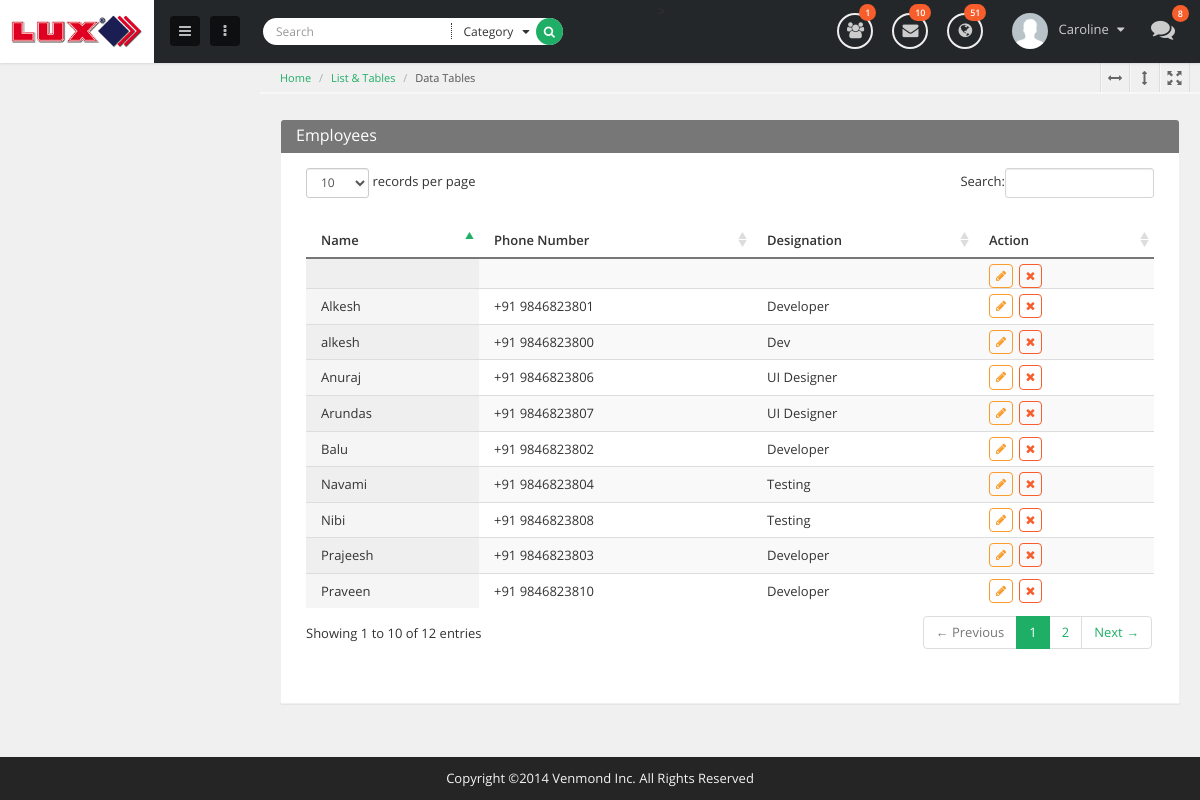
Screenshot of /employee_listing.php with the database file from the repository.
### tables this page shows
CREATE TABLE IF NOT EXISTS `employee` (
  `employee_id` int(11) NOT NULL AUTO_INCREMENT,
  `employee_name` varchar(50) NOT NULL,
  `employee_email_id` varchar(50) NOT NULL,
  `employee_address` longtext NOT NULL,
  `employee_phone` varchar(15) NOT NULL,
  `employee_sec_phone` varchar(50) NOT NULL,
  `employee_designation` varchar(50) NOT NULL,
  `employee_blood_group` varchar(5) NOT NULL,
  `employee_company_id` int(11) NOT NULL,
  `created_on` datetime NOT NULL DEFAULT CURRENT_TIMESTAMP,
  `updated_on` datetime NOT NULL DEFAULT CURRENT_TIMESTAMP ON UPDATE CURRENT_TIMESTAMP,
  PRIMARY KEY (`employee_id`),
  UNIQUE KEY `employee_email_id` (`employee_email_id`),
  UNIQUE KEY `employee_phone` (`employee_phone`),
  KEY `company_id` (`employee_company_id`),
  CONSTRAINT `company_id` FOREIGN KEY (`employee_company_id`) REFERENCES `company` (`company_id`)
);

### classes/db.php (called while the page is built, shortened)
<?php
class DB {
	public $db;
	public $username;
	public $password;
	public $host;
  function  __construct() {
   $this->host 		= 	constants::DB_HOST;
   $this->username 	= 	constants::DB_USER_NAME;
   $this->password 	= 	constants::DB_PASSWORD;
   $this->db		=	constants::DB_NAME;
  }
  function connect(){
      $con = mysqli_connect( $this->host, $this->username, $this->password, $this->db);
      return $con;
  }
	function executeQuery($query){
        $con = $this->connect();
        $result = mysqli_query($con,$query) or mysqli_error($con);
        return $result;
        }
}
?>

### employee_listing.php (the view, shortened to what this page needs)
<?php
require_once "classes/db.php";
$db = new DB();
$sql = "SELECT  * FROM `event_management`.`employee`";
$result = $db->executeQuery($sql);
?>
<!DOCTYPE html>
<html>
<head>
  <?php
    include('view/header.php');
  ?>
</head>
<body id="tables" class="full-layout  nav-right-hide nav-right-start-hide  nav-top-fixed      responsive    clearfix" data-active="tables "  data-smooth-scrolling="1">
<div class="vd_body">
<?php
  include('view/nav_header.php');
?>
<div class="content">
  <div class="container">
    <div class="vd_content-wrapper">
      <div class="vd_container">
        <div class="vd_content clearfix">
          <div class="vd_head-section clearfix">
            <div class="vd_panel-header">
              <ul class="breadcrumb">
                <li><a href="index-2.html">Home</a> </li>
                <li><a href="listtables-tables-variation.html">List &amp; Tables</a> </li>
                <li class="active">Data Tables</li>
              </ul>
              <div class="vd_panel-menu hidden-sm hidden-xs" data-intro="<strong>Expand Control</strong><br/>To expand content page horizontally, vertically, or Both. If you just need one button just simply remove the other button code." data-step=5  data-position="left">
    <div data-action="remove-navbar" data-original-title="Remove Navigation Bar Toggle" data-toggle="tooltip" data-placement="bottom" class="remove-navbar-button menu"> <i class="fa fa-arrows-h"></i> </div>
      <div data-action="remove-header" data-original-title="Remove Top Menu Toggle" data-toggle="tooltip" data-placement="bottom" class="remove-header-button menu"> <i class="fa fa-arrows-v"></i> </div>
      <div data-action="fullscreen" data-original-title="Remove Navigation Bar and Top Menu Toggle" data-toggle="tooltip" data-placement="bottom" class="fullscreen-button menu"> <i class="glyphicon glyphicon-fullscreen"></i> </div>
</div>
            </div>
          </div>
          <div class="vd_content-section clearfix">
            <div class="row">
              <div class="col-md-12">
                <div class="panel widget">
                  <div class="panel-heading vd_bg-grey">
                    <h3 class="panel-title">Employees</h3>
                  </div>
                  <div class="panel-body table-responsive">
                    <table class="table table-striped" id="data-tables">
                      <thead>
                        <tr>
                          <th>Name</th>
                          <th>Phone Number</th>
                          <th>Designation</th>
                          <th class='no-sort'>Action</th>
                        </tr>
                      </thead>
                      <tbody>
                        <?php
                      while ($row = mysqli_fetch_array($result)) {
                              echo '<tr class="odd gradeX">';
                              echo '<td>'.$row['employee_name'].'</td>';
                              echo '<td>'.$row['employee_phone'].'</td>';
                              echo '<td>'.$row['employee_designation'].'</td>';
                              $id=$row["employee_id"];
                              echo '<td class="menu-action"><a href=employee_edit.php?id='.$id.' data-original-title="edit" data-toggle="tooltip" data-placement="top" class="btn menu-icon vd_bd-yellow vd_yellow"> <i class="fa fa-pencil"></i> </a> <a href=employee_delete_conformation.php?id='.$id.' data-original-title="delete" data-toggle="tooltip" data-placement="top" class="btn menu-icon vd_bd-red vd_red"> <i class="fa fa-times"></i> </a></td>';
                              echo '</tr>';
                            }
                            ?>
                      </tbody>
                    </table>
                  </div>
                </div>
              </div>
            </div>
          </div>
        </div>
      </div>
    </div>
  </div>
</div>
<?php
include('view/footermain.php');
?>
</div>
</body>
</html>

### view/header.php (shortened to what this page needs)
   <link href="css/bootstrap.min.css" rel="stylesheet" type="text/css">
   <link href="css/font-awesome.min.css" rel="stylesheet" type="text/css">
   <link href="css/font-entypo.css" rel="stylesheet" type="text/css">
   <link href="css/fonts.css"  rel="stylesheet" type="text/css">
   <link href="plugins/jquery-ui/jquery-ui.custom.min.css" rel="stylesheet" type="text/css">
   <link href="plugins/prettyPhoto-plugin/css/prettyPhoto.css" rel="stylesheet" type="text/css">
   <link href="plugins/isotope/css/isotope.css" rel="stylesheet" type="text/css">
   <link href="plugins/pnotify/css/jquery.pnotify.css" media="screen" rel="stylesheet" type="text/css">
<link href="plugins/google-code-prettify/prettify.css" rel="stylesheet" type="text/css">
   <link href="plugins/mCustomScrollbar/jquery.mCustomScrollbar.css" rel="stylesheet" type="text/css">
   <link href="plugins/tagsInput/jquery.tagsinput.css" rel="stylesheet" type="text/css">
   <link href="plugins/bootstrap-switch/bootstrap-switch.css" rel="stylesheet" type="text/css">
   <link href="plugins/daterangepicker/daterangepicker-bs3.css" rel="stylesheet" type="text/css">
   <link href="plugins/bootstrap-timepicker/bootstrap-timepicker.min.css" rel="stylesheet" type="text/css">
   <link href="plugins/colorpicker/css/colorpicker.css" rel="stylesheet" type="text/css">
<link href="plugins/dataTables/css/jquery.dataTables.html" rel="stylesheet" type="text/css"><link href="plugins/dataTables/css/dataTables.bootstrap.css" rel="stylesheet" type="text/css">
   <link href="css/theme.min.css" rel="stylesheet" type="text/css">
   <link href="css/chrome.css" rel="stylesheet" type="text/chrome">
       	<link href="css/theme-responsive.min.css" rel="stylesheet" type="text/css">
   <link href="custom/custom.css" rel="stylesheet" type="text/css">

### view/nav_header.php (shortened to what this page needs)
<header class="header-1" id="header">
  <div class="vd_top-menu-wrapper">
    <div class="container ">
      <div class="vd_top-nav vd_nav-width  ">
        <div class="vd_panel-header">
          <div class="logo">
            <a href="index-2.html"><img alt="logo" src="img/logo.png"></a>
          </div>
          <div class="vd_panel-menu  hidden-sm hidden-xs" data-intro="<strong>Minimize Left Navigation</strong><br/>Toggle navigation size to medium or small size. You can set both button or one button only. See full option at documentation." data-step=1>
            <span class="nav-medium-button menu" data-toggle="tooltip" data-placement="bottom" data-original-title="Medium Nav Toggle" data-action="nav-left-medium">
              <i class="fa fa-bars"></i>
            </span>
            <span class="nav-small-button menu" data-toggle="tooltip" data-placement="bottom" data-original-title="Small Nav Toggle" data-action="nav-left-small">
              <i class="fa fa-ellipsis-v"></i>
            </span>
          </div>
        </div>
      </div>
      <div class="vd_container">
        <div class="row">
          <div class="col-sm-5 col-xs-12">
            <div class="vd_menu-search">
              <form id="search-box" method="post" action="#">
                <input type="text" name="search" class="vd_menu-search-text width-60" placeholder="Search">
                <div class="vd_menu-search-category"> <span data-action="click-trigger"> <span class="separator"></span> <span class="text">Category</span> <span class="icon"> <i class="fa fa-caret-down"></i></span> </span>
                </div>
                <span class="vd_menu-search-submit"><i class="fa fa-search"></i> </span>
              </form>
            </div>
          </div>
          <div class="col-sm-7 col-xs-12">
            <div class="vd_mega-menu-wrapper">
              <div class="vd_mega-menu pull-right">
                <ul class="mega-ul">
                  <li id="top-menu-1" class="one-icon mega-li">
                    <a href="index-2.html" class="mega-link" data-action="click-trigger">
                      <span class="mega-icon"><i class="fa fa-users"></i></span>
                      <span class="badge vd_bg-red">1</span>
                    </a>
                  </li>
                  <li id="top-menu-2" class="one-icon mega-li">
                    <a href="index-2.html" class="mega-link" data-action="click-trigger">
                      <span class="mega-icon"><i class="fa fa-envelope"></i></span>
                      <span class="badge vd_bg-red">10</span>
                    </a>
                  </li>
                  <li id="top-menu-3" class="one-icon mega-li">
                    <a href="index-2.html" class="mega-link" data-action="click-trigger">
                      <span class="mega-icon"><i class="fa fa-globe"></i></span>
                      <span class="badge vd_bg-red">51</span>
                    </a>
                  </li>
                  <li id="top-menu-profile" class="profile mega-li">
                    <a href="#" class="mega-link" data-action="click-trigger">
                      <span class="mega-image">
                        <img src="img/avatar/avatar.jpg" alt="example image" />
                      </span>
                      <span class="mega-name">
                        Caroline <i class="fa fa-caret-down fa-fw"></i>
                      </span>
                    </a>
                  </li>
                  <li id="top-menu-settings" class="one-big-icon hidden-xs hidden-sm mega-li" data-intro="<strong>Toggle Right Navigation </strong><br/>On smaller device such as tablet or phone you can click on the middle content to close the right or left navigation." data-step=2 data-position="left">
                    <a href="#" class="mega-link" data-action="toggle-navbar-right">
                      <span class="mega-icon">
                        <i class="fa fa-comments"></i>
                      </span>
                      <span class="badge vd_bg-red">8</span>
                    </a>
                  </li>
                </ul>
              </div>>
            </div>
          </div>
        </div>
      </div>
    </div>
  </div>
</header>

### view/footermain.php
<footer class="footer-2" id="footer">
  <div class="vd_bottom ">
    <div class="container">
      <div class="row">
        <div class=" col-xs-12">
          <div class="copyright text-center">
            Copyright &copy;2014 Venmond Inc. All Rights Reserved
          </div>
        </div>
      </div>
    </div>
  </div>
</footer>

### custom/custom.css (style rules this page uses)
header .vd_top-nav .vd_panel-header .logo a { width: 154px !important; margin-top : 0px !important; }
.vd_nav-width { padding-left: 0px !important; }
#footer { position: absolute; bottom: 0; width: 100%; }

### rows the page displays
employee: employee_name "Alkesh", employee_phone "+91 9846823801", employee_designation "Developer"
employee: employee_name "Balu", employee_phone "+91 9846823802", employee_designation "Developer"
employee: employee_name "Prajeesh", employee_phone "+91 9846823803", employee_designation "Developer"
employee: employee_name "Navami", employee_phone "+91 9846823804", employee_designation "Testing"
employee: employee_name "Anuraj", employee_phone "+91 9846823806", employee_designation "UI Designer"
employee: employee_name "Arundas", employee_phone "+91 9846823807", employee_designation "UI Designer"
employee: employee_name "Nibi", employee_phone "+91 9846823808", employee_designation "Testing"
employee: employee_name "Praveen", employee_phone "+91 9846823810", employee_designation "Developer"
employee: employee_name "alkesh", employee_phone "+91 9846823800", employee_designation "Dev"
